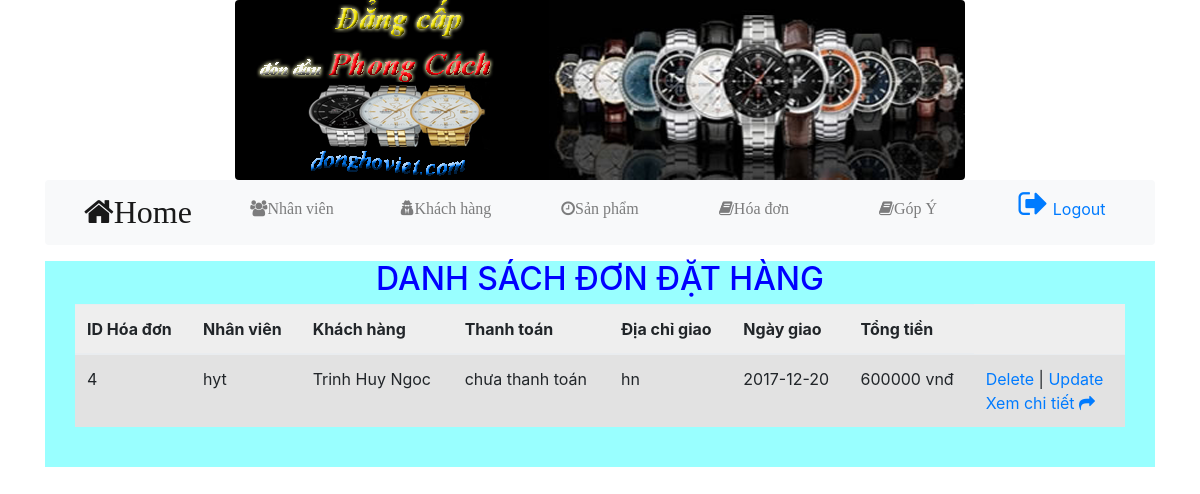
/admin/homeadmin.php?p=qlhoadon/hoadon.php (signed in), run on the app's committed database.
### tables this page shows
CREATE TABLE `tbl_dondathang` (
  `id_ddh` int(11) NOT NULL,
  `id_nhanvien` int(11) NOT NULL,
  `id_user` int(11) DEFAULT NULL,
  `id_trangthai` int(11) DEFAULT '1',
  `diachigiao` varchar(100) DEFAULT NULL,
  `ngaygiao` date DEFAULT NULL,
  `tongtien` decimal(10,0) DEFAULT NULL
);

CREATE TABLE `tbl_nhanvien` (
  `id_nhanvien` int(11) NOT NULL,
  `hotennv` varchar(50) DEFAULT NULL,
  `ngaysinh` date DEFAULT NULL,
  `diachi` varchar(50) DEFAULT NULL,
  `dienthoai` varchar(15) DEFAULT NULL
);

CREATE TABLE `tbl_user` (
  `id_user` int(11) NOT NULL,
  `id_quyen` int(11) NOT NULL,
  `hoten` varchar(50) NOT NULL,
  `user` varchar(50) DEFAULT NULL,
  `pass` varchar(10) DEFAULT NULL,
  `diachi` varchar(100) DEFAULT NULL,
  `dienthoai` varchar(15) DEFAULT NULL
);

CREATE TABLE `tbl_trangthai` (
  `id_trangthai` int(11) NOT NULL,
  `trangthai` varchar(15) DEFAULT NULL
);

### admin/qlhoadon/hoadon.php (the view)
<h2 style="color: #0000FF; text-align: center;"> DANH SÁCH ĐƠN ĐẶT HÀNG </h2>
<?php
	include("./connectdb.php");
	$queryData = $conn->prepare("SELECT *,tbl_nhanvien.hotennv, tbl_user.hoten, tbl_trangthai.trangthai FROM (((tbl_dondathang
									INNER JOIN tbl_nhanvien ON tbl_dondathang.id_nhanvien = tbl_nhanvien.id_nhanvien)
									INNER JOIN tbl_user ON  tbl_dondathang.id_user= tbl_user.id_user)
									INNER JOIN tbl_trangthai ON  tbl_dondathang.id_trangthai= tbl_trangthai.id_trangthai);");
	$queryData->execute();
	$result = $queryData->fetchAll();
?>
	<link rel="stylesheet" type="text/css" href="bootstrap/css/bootstrap-grid.css">
 	<link rel="stylesheet" type="text/css" href="bootstrap/css/bootstrap-grid.min.css">
 	<link rel="stylesheet" type="text/css" href="bootstrap/css/bootstrap.css">
 	<link rel="stylesheet" type="text/css" href="bootstrap/css/bootstrap.min.css">
 	<link rel="stylesheet" type="text/css" href="font-awesome/css/font-awesome.min.css">
<div>
	<table  class="table table-striped table-hover" style="background: #EEEEEE">
	<thead>
		<th>ID Hóa đơn</th>
		<th>Nhân viên</th>
		<th>Khách hàng</th>
		<th>Thanh toán</th>
		<th>Địa chỉ giao</th>
		<th>Ngày giao</th>
		<th>Tổng tiền</th>
	</thead>
	<tbody>
		<?php
			foreach ($result as $value) {
		?>
		<tr><td><?= $value['id_ddh'] ?></td>
			<td><?= $value['hotennv'] ?></td>
			<td><?= $value['hoten'] ?></td>
			<td><?= $value['trangthai'] ?></td>
			<td><?= $value['diachigiao'] ?></td>
			<td><?= $value['ngaygiao'] ?></td>
			<td><?= $value['tongtien'] ?> vnđ</td>
			<td>
				<a href="qlhoadon/or_remove.php?id_ddh=<?= $value['id_ddh'] ?>">Delete</a> |
				<a href="qlsanpham/sp_update.php?id_ddh=<?= $value['id_ddh'] ?>">Update</a><br>
				<a href="homeadmin.php?p=qlhoadon/chitiethd.php&&id_ddh=<?php echo $value["id_ddh"] ?>">Xem chi tiết <i class="fa fa-share" aria-hidden="true"></i></a>
			</td>
		</tr>
		<?php
			}
		?>
	</tbody>
</table>
<br>
</div>

### data on the page
tbl_dondathang: id_ddh "4", id_nhanvien.hotennv "hyt", id_user.hoten "Trinh Huy Ngoc", id_trangthai.trangthai "chưa thanh toán", diachigiao "hn", ngaygiao "2017-12-20", tongtien "600000"
